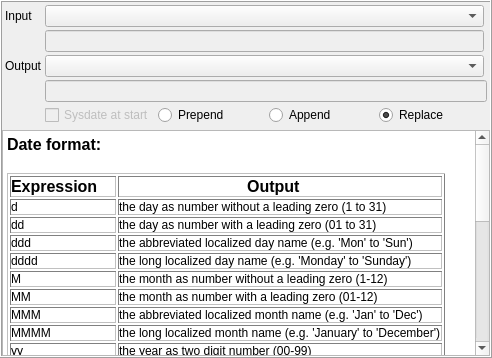
<?xml version="1.0" encoding="UTF-8"?>
<ui version="4.0">
 <class>DateManipulatorGUI</class>
 <widget class="QFrame" name="DateManipulatorGUI">
  <property name="geometry">
   <rect>
    <x>0</x>
    <y>0</y>
    <width>492</width>
    <height>358</height>
   </rect>
  </property>
  <property name="windowTitle">
   <string/>
  </property>
  <property name="frameShape">
   <enum>QFrame::Box</enum>
  </property>
  <property name="frameShadow">
   <enum>QFrame::Raised</enum>
  </property>
  <layout class="QVBoxLayout" name="mFrameLayout">
   <property name="spacing">
    <number>2</number>
   </property>
   <property name="leftMargin">
    <number>0</number>
   </property>
   <property name="topMargin">
    <number>0</number>
   </property>
   <property name="rightMargin">
    <number>0</number>
   </property>
   <property name="bottomMargin">
    <number>0</number>
   </property>
   <item>
    <layout class="QGridLayout" name="gridLayout" rowstretch="0,0,0,0,0,0" columnstretch="0,0,0">
     <property name="leftMargin">
      <number>3</number>
     </property>
     <property name="topMargin">
      <number>3</number>
     </property>
     <property name="rightMargin">
      <number>3</number>
     </property>
     <property name="bottomMargin">
      <number>3</number>
     </property>
     <property name="spacing">
      <number>3</number>
     </property>
     <item row="4" column="1" colspan="2">
      <widget class="QLineEdit" name="mOutputFormatTxt">
       <property name="enabled">
        <bool>false</bool>
       </property>
      </widget>
     </item>
     <item row="5" column="1" colspan="2">
      <layout class="QHBoxLayout" name="horizontalLayout">
       <item>
        <widget class="QCheckBox" name="mSysdateStartBox">
         <property name="enabled">
          <bool>false</bool>
         </property>
         <property name="toolTip">
          <string/>
         </property>
         <property name="text">
          <string>Sysdate at start</string>
         </property>
        </widget>
       </item>
       <item alignment="Qt::AlignTop">
        <widget class="QRadioButton" name="mPrependBtn">
         <property name="text">
          <string>Prepend</string>
         </property>
         <attribute name="buttonGroup">
          <string notr="true">mModeGroup</string>
         </attribute>
        </widget>
       </item>
       <item alignment="Qt::AlignTop">
        <widget class="QRadioButton" name="mAppendBtn">
         <property name="text">
          <string>Append</string>
         </property>
         <property name="autoExclusive">
          <bool>true</bool>
         </property>
         <attribute name="buttonGroup">
          <string notr="true">mModeGroup</string>
         </attribute>
        </widget>
       </item>
       <item alignment="Qt::AlignTop">
        <widget class="QRadioButton" name="mReplaceBtn">
         <property name="text">
          <string>Replace</string>
         </property>
         <property name="checked">
          <bool>true</bool>
         </property>
         <attribute name="buttonGroup">
          <string notr="true">mModeGroup</string>
         </attribute>
        </widget>
       </item>
      </layout>
     </item>
     <item row="2" column="1">
      <widget class="QLineEdit" name="mInputFormatTxt">
       <property name="enabled">
        <bool>false</bool>
       </property>
      </widget>
     </item>
     <item row="3" column="0">
      <widget class="QLabel" name="label_3">
       <property name="text">
        <string>Output</string>
       </property>
      </widget>
     </item>
     <item row="1" column="0">
      <widget class="QLabel" name="label">
       <property name="text">
        <string>Input</string>
       </property>
      </widget>
     </item>
     <item row="1" column="1">
      <widget class="QComboBox" name="mInputBox"/>
     </item>
     <item row="3" column="1">
      <widget class="QComboBox" name="mOutputBox"/>
     </item>
    </layout>
   </item>
   <item>
    <widget class="QTextEdit" name="textEdit">
     <property name="enabled">
      <bool>true</bool>
     </property>
     <property name="toolTip">
      <string/>
     </property>
     <property name="undoRedoEnabled">
      <bool>false</bool>
     </property>
     <property name="readOnly">
      <bool>true</bool>
     </property>
     <property name="html">
      <string>&lt;!DOCTYPE HTML PUBLIC &quot;-//W3C//DTD HTML 4.0//EN&quot; &quot;http://www.w3.org/TR/REC-html40/strict.dtd&quot;&gt;
&lt;html&gt;&lt;head&gt;&lt;meta name=&quot;qrichtext&quot; content=&quot;1&quot; /&gt;&lt;style type=&quot;text/css&quot;&gt;
p, li { white-space: pre-wrap; }
&lt;/style&gt;&lt;/head&gt;&lt;body style=&quot; font-family:'MS Shell Dlg 2'; font-size:8.25pt; font-weight:400; font-style:normal;&quot;&gt;
&lt;p style=&quot; margin-top:0px; margin-bottom:0px; margin-left:0px; margin-right:0px; -qt-block-indent:0; text-indent:0px;&quot;&gt;&lt;span style=&quot; font-size:12pt; font-weight:600;&quot;&gt;Date format:&lt;/span&gt;&lt;/p&gt;
&lt;p style=&quot;-qt-paragraph-type:empty; margin-top:0px; margin-bottom:0px; margin-left:0px; margin-right:0px; -qt-block-indent:0; text-indent:0px; font-size:12pt; font-weight:600;&quot;&gt;&lt;br /&gt;&lt;/p&gt;
&lt;p style=&quot;-qt-paragraph-type:empty; margin-top:0px; margin-bottom:0px; margin-left:0px; margin-right:0px; -qt-block-indent:0; text-indent:0px; font-size:8pt;&quot;&gt;&lt;br /&gt;&lt;/p&gt;
&lt;table border=&quot;1&quot; style=&quot; margin-top:0px; margin-bottom:0px; margin-left:0px; margin-right:0px;&quot; cellspacing=&quot;2&quot; cellpadding=&quot;0&quot;&gt;
&lt;tr&gt;
&lt;td&gt;
&lt;p align=&quot;center&quot; style=&quot; margin-top:0px; margin-bottom:0px; margin-left:0px; margin-right:0px; -qt-block-indent:0; text-indent:0px;&quot;&gt;&lt;span style=&quot; font-size:12pt; font-weight:600;&quot;&gt;Expression&lt;/span&gt;&lt;span style=&quot; font-size:12pt;&quot;&gt;    &lt;/span&gt;&lt;/p&gt;&lt;/td&gt;
&lt;td&gt;
&lt;p align=&quot;center&quot; style=&quot; margin-top:0px; margin-bottom:0px; margin-left:0px; margin-right:0px; -qt-block-indent:0; text-indent:0px;&quot;&gt;&lt;span style=&quot; font-size:12pt; font-weight:600;&quot;&gt;Output&lt;/span&gt;&lt;span style=&quot; font-size:12pt;&quot;&gt;   &lt;/span&gt;&lt;/p&gt;&lt;/td&gt;&lt;/tr&gt;
&lt;tr&gt;
&lt;td&gt;
&lt;p style=&quot; margin-top:0px; margin-bottom:0px; margin-left:0px; margin-right:0px; -qt-block-indent:0; text-indent:0px;&quot;&gt;&lt;span style=&quot; font-size:9pt;&quot;&gt;d &lt;/span&gt;&lt;/p&gt;&lt;/td&gt;
&lt;td&gt;
&lt;p style=&quot; margin-top:0px; margin-bottom:0px; margin-left:0px; margin-right:0px; -qt-block-indent:0; text-indent:0px;&quot;&gt;&lt;span style=&quot; font-size:9pt;&quot;&gt;the day as number without a leading zero (1 to 31)   &lt;/span&gt;&lt;/p&gt;&lt;/td&gt;&lt;/tr&gt;
&lt;tr&gt;
&lt;td&gt;
&lt;p style=&quot; margin-top:0px; margin-bottom:0px; margin-left:0px; margin-right:0px; -qt-block-indent:0; text-indent:0px;&quot;&gt;&lt;span style=&quot; font-size:9pt;&quot;&gt;dd&lt;/span&gt;&lt;/p&gt;&lt;/td&gt;
&lt;td&gt;
&lt;p style=&quot; margin-top:0px; margin-bottom:0px; margin-left:0px; margin-right:0px; -qt-block-indent:0; text-indent:0px;&quot;&gt;&lt;span style=&quot; font-size:9pt;&quot;&gt;the day as number with a leading zero (01 to 31)&lt;/span&gt;&lt;/p&gt;&lt;/td&gt;&lt;/tr&gt;
&lt;tr&gt;
&lt;td&gt;
&lt;p style=&quot; margin-top:0px; margin-bottom:0px; margin-left:0px; margin-right:0px; -qt-block-indent:0; text-indent:0px;&quot;&gt;&lt;span style=&quot; font-size:9pt;&quot;&gt;ddd&lt;/span&gt;&lt;/p&gt;&lt;/td&gt;
&lt;td&gt;
&lt;p style=&quot; margin-top:0px; margin-bottom:0px; margin-left:0px; margin-right:0px; -qt-block-indent:0; text-indent:0px;&quot;&gt;&lt;span style=&quot; font-size:9pt;&quot;&gt;the abbreviated localized day name (e.g. 'Mon' to 'Sun')&lt;/span&gt;&lt;/p&gt;&lt;/td&gt;&lt;/tr&gt;
&lt;tr&gt;
&lt;td&gt;
&lt;p style=&quot; margin-top:0px; margin-bottom:0px; margin-left:0px; margin-right:0px; -qt-block-indent:0; text-indent:0px;&quot;&gt;&lt;span style=&quot; font-size:9pt;&quot;&gt;dddd&lt;/span&gt;&lt;/p&gt;&lt;/td&gt;
&lt;td&gt;
&lt;p style=&quot; margin-top:0px; margin-bottom:0px; margin-left:0px; margin-right:0px; -qt-block-indent:0; text-indent:0px;&quot;&gt;&lt;span style=&quot; font-size:9pt;&quot;&gt;the long localized day name (e.g. 'Monday' to 'Sunday')&lt;/span&gt;&lt;/p&gt;&lt;/td&gt;&lt;/tr&gt;
&lt;tr&gt;
&lt;td&gt;
&lt;p style=&quot; margin-top:0px; margin-bottom:0px; margin-left:0px; margin-right:0px; -qt-block-indent:0; text-indent:0px;&quot;&gt;&lt;span style=&quot; font-size:9pt;&quot;&gt;M&lt;/span&gt;&lt;/p&gt;&lt;/td&gt;
&lt;td&gt;
&lt;p style=&quot; margin-top:0px; margin-bottom:0px; margin-left:0px; margin-right:0px; -qt-block-indent:0; text-indent:0px;&quot;&gt;&lt;span style=&quot; font-size:9pt;&quot;&gt;the month as number without a leading zero (1-12)&lt;/span&gt;&lt;/p&gt;&lt;/td&gt;&lt;/tr&gt;
&lt;tr&gt;
&lt;td&gt;
&lt;p style=&quot; margin-top:0px; margin-bottom:0px; margin-left:0px; margin-right:0px; -qt-block-indent:0; text-indent:0px;&quot;&gt;&lt;span style=&quot; font-size:9pt;&quot;&gt;MM&lt;/span&gt;&lt;/p&gt;&lt;/td&gt;
&lt;td&gt;
&lt;p style=&quot; margin-top:0px; margin-bottom:0px; margin-left:0px; margin-right:0px; -qt-block-indent:0; text-indent:0px;&quot;&gt;&lt;span style=&quot; font-size:9pt;&quot;&gt;the month as number with a leading zero (01-12)&lt;/span&gt;&lt;/p&gt;&lt;/td&gt;&lt;/tr&gt;
&lt;tr&gt;
&lt;td&gt;
&lt;p style=&quot; margin-top:0px; margin-bottom:0px; margin-left:0px; margin-right:0px; -qt-block-indent:0; text-indent:0px;&quot;&gt;&lt;span style=&quot; font-size:9pt;&quot;&gt;MMM&lt;/span&gt;&lt;/p&gt;&lt;/td&gt;
&lt;td&gt;
&lt;p style=&quot; margin-top:0px; margin-bottom:0px; margin-left:0px; margin-right:0px; -qt-block-indent:0; text-indent:0px;&quot;&gt;&lt;span style=&quot; font-size:9pt;&quot;&gt;the abbreviated localized month name (e.g. 'Jan' to 'Dec')&lt;/span&gt;&lt;/p&gt;&lt;/td&gt;&lt;/tr&gt;
&lt;tr&gt;
&lt;td&gt;
&lt;p style=&quot; margin-top:0px; margin-bottom:0px; margin-left:0px; margin-right:0px; -qt-block-indent:0; text-indent:0px;&quot;&gt;&lt;span style=&quot; font-size:9pt;&quot;&gt;MMMM&lt;/span&gt;&lt;/p&gt;&lt;/td&gt;
&lt;td&gt;
&lt;p style=&quot; margin-top:0px; margin-bottom:0px; margin-left:0px; margin-right:0px; -qt-block-indent:0; text-indent:0px;&quot;&gt;&lt;span style=&quot; font-size:9pt;&quot;&gt;the long localized month name (e.g. 'January' to 'December')&lt;/span&gt;&lt;/p&gt;&lt;/td&gt;&lt;/tr&gt;
&lt;tr&gt;
&lt;td&gt;
&lt;p style=&quot; margin-top:0px; margin-bottom:0px; margin-left:0px; margin-right:0px; -qt-block-indent:0; text-indent:0px;&quot;&gt;&lt;span style=&quot; font-size:9pt;&quot;&gt;yy&lt;/span&gt;&lt;/p&gt;&lt;/td&gt;
&lt;td&gt;
&lt;p style=&quot; margin-top:0px; margin-bottom:0px; margin-left:0px; margin-right:0px; -qt-block-indent:0; text-indent:0px;&quot;&gt;&lt;span style=&quot; font-size:9pt;&quot;&gt;the year as two digit number (00-99)&lt;/span&gt;&lt;/p&gt;&lt;/td&gt;&lt;/tr&gt;
&lt;tr&gt;
&lt;td&gt;
&lt;p style=&quot; margin-top:0px; margin-bottom:0px; margin-left:0px; margin-right:0px; -qt-block-indent:0; text-indent:0px;&quot;&gt;&lt;span style=&quot; font-size:9pt;&quot;&gt;yyyy&lt;/span&gt;&lt;/p&gt;&lt;/td&gt;
&lt;td&gt;
&lt;p style=&quot; margin-top:0px; margin-bottom:0px; margin-left:0px; margin-right:0px; -qt-block-indent:0; text-indent:0px;&quot;&gt;&lt;span style=&quot; font-size:9pt;&quot;&gt;the year as four digit number&lt;/span&gt;&lt;/p&gt;&lt;/td&gt;&lt;/tr&gt;&lt;/table&gt;
&lt;p style=&quot;-qt-paragraph-type:empty; margin-top:0px; margin-bottom:0px; margin-left:0px; margin-right:0px; -qt-block-indent:0; text-indent:0px; font-size:8pt;&quot;&gt;&lt;br /&gt;&lt;/p&gt;
&lt;p style=&quot;-qt-paragraph-type:empty; margin-top:0px; margin-bottom:0px; margin-left:0px; margin-right:0px; -qt-block-indent:0; text-indent:0px; font-size:8pt;&quot;&gt;&lt;br /&gt;&lt;/p&gt;
&lt;p style=&quot;-qt-paragraph-type:empty; margin-top:0px; margin-bottom:0px; margin-left:0px; margin-right:0px; -qt-block-indent:0; text-indent:0px; font-size:8pt;&quot;&gt;&lt;br /&gt;&lt;/p&gt;
&lt;p style=&quot; margin-top:0px; margin-bottom:0px; margin-left:0px; margin-right:0px; -qt-block-indent:0; text-indent:0px;&quot;&gt;&lt;span style=&quot; font-size:12pt; font-weight:600;&quot;&gt;Time format:&lt;/span&gt;&lt;/p&gt;
&lt;p style=&quot;-qt-paragraph-type:empty; margin-top:0px; margin-bottom:0px; margin-left:0px; margin-right:0px; -qt-block-indent:0; text-indent:0px; font-size:12pt; font-weight:600;&quot;&gt;&lt;br /&gt;&lt;/p&gt;
&lt;p style=&quot;-qt-paragraph-type:empty; margin-top:0px; margin-bottom:0px; margin-left:0px; margin-right:0px; -qt-block-indent:0; text-indent:0px; font-size:8pt;&quot;&gt;&lt;br /&gt;&lt;/p&gt;
&lt;table border=&quot;1&quot; style=&quot; margin-top:0px; margin-bottom:0px; margin-left:0px; margin-right:0px;&quot; cellspacing=&quot;2&quot; cellpadding=&quot;0&quot;&gt;
&lt;tr&gt;
&lt;td&gt;
&lt;p align=&quot;center&quot; style=&quot; margin-top:0px; margin-bottom:0px; margin-left:0px; margin-right:0px; -qt-block-indent:0; text-indent:0px;&quot;&gt;&lt;span style=&quot; font-size:12pt; font-weight:600;&quot;&gt;Expression&lt;/span&gt;&lt;span style=&quot; font-size:12pt;&quot;&gt;    &lt;/span&gt;&lt;/p&gt;&lt;/td&gt;
&lt;td&gt;
&lt;p align=&quot;center&quot; style=&quot; margin-top:0px; margin-bottom:0px; margin-left:0px; margin-right:0px; -qt-block-indent:0; text-indent:0px;&quot;&gt;&lt;span style=&quot; font-size:12pt; font-weight:600;&quot;&gt;Output&lt;/span&gt;&lt;span style=&quot; font-size:12pt;&quot;&gt;   &lt;/span&gt;&lt;/p&gt;&lt;/td&gt;&lt;/tr&gt;
&lt;tr&gt;
&lt;td&gt;
&lt;p style=&quot; margin-top:0px; margin-bottom:0px; margin-left:0px; margin-right:0px; -qt-block-indent:0; text-indent:0px;&quot;&gt;&lt;span style=&quot; font-size:8pt;&quot;&gt;h&lt;/span&gt;&lt;/p&gt;&lt;/td&gt;
&lt;td&gt;
&lt;p style=&quot; margin-top:0px; margin-bottom:0px; margin-left:0px; margin-right:0px; -qt-block-indent:0; text-indent:0px;&quot;&gt;&lt;span style=&quot; font-size:8pt;&quot;&gt;the hour without a leading zero (0 to 23 or 1 to 12 if AM/PM display)&lt;/span&gt;&lt;span style=&quot; font-size:9pt;&quot;&gt; &lt;/span&gt;&lt;/p&gt;&lt;/td&gt;&lt;/tr&gt;
&lt;tr&gt;
&lt;td&gt;
&lt;p style=&quot; margin-top:0px; margin-bottom:0px; margin-left:0px; margin-right:0px; -qt-block-indent:0; text-indent:0px;&quot;&gt;&lt;span style=&quot; font-size:8pt;&quot;&gt;hh&lt;/span&gt;&lt;/p&gt;&lt;/td&gt;
&lt;td&gt;
&lt;p style=&quot; margin-top:0px; margin-bottom:0px; margin-left:0px; margin-right:0px; -qt-block-indent:0; text-indent:0px;&quot;&gt;&lt;span style=&quot; font-size:8pt;&quot;&gt;the hour with a leading zero (00 to 23 or 01 to 12 if AM/PM display)&lt;/span&gt;&lt;/p&gt;&lt;/td&gt;&lt;/tr&gt;
&lt;tr&gt;
&lt;td&gt;
&lt;p style=&quot; margin-top:0px; margin-bottom:0px; margin-left:0px; margin-right:0px; -qt-block-indent:0; text-indent:0px;&quot;&gt;&lt;span style=&quot; font-size:8pt;&quot;&gt;H&lt;/span&gt;&lt;/p&gt;&lt;/td&gt;
&lt;td&gt;
&lt;p style=&quot; margin-top:0px; margin-bottom:0px; margin-left:0px; margin-right:0px; -qt-block-indent:0; text-indent:0px;&quot;&gt;&lt;span style=&quot; font-size:8pt;&quot;&gt;the hour without a leading zero (0 to 23, even with AM/PM display)&lt;/span&gt;&lt;/p&gt;&lt;/td&gt;&lt;/tr&gt;
&lt;tr&gt;
&lt;td&gt;
&lt;p style=&quot; margin-top:0px; margin-bottom:0px; margin-left:0px; margin-right:0px; -qt-block-indent:0; text-indent:0px;&quot;&gt;&lt;span style=&quot; font-size:8pt;&quot;&gt;HH&lt;/span&gt;&lt;/p&gt;&lt;/td&gt;
&lt;td&gt;
&lt;p style=&quot; margin-top:0px; margin-bottom:0px; margin-left:0px; margin-right:0px; -qt-block-indent:0; text-indent:0px;&quot;&gt;&lt;span style=&quot; font-size:8pt;&quot;&gt;the hour with a leading zero (00 to 23, even with AM/PM display)&lt;/span&gt;&lt;/p&gt;&lt;/td&gt;&lt;/tr&gt;
&lt;tr&gt;
&lt;td&gt;
&lt;p style=&quot; margin-top:0px; margin-bottom:0px; margin-left:0px; margin-right:0px; -qt-block-indent:0; text-indent:0px;&quot;&gt;&lt;span style=&quot; font-size:8pt;&quot;&gt;m&lt;/span&gt;&lt;/p&gt;&lt;/td&gt;
&lt;td&gt;
&lt;p style=&quot; margin-top:0px; margin-bottom:0px; margin-left:0px; margin-right:0px; -qt-block-indent:0; text-indent:0px;&quot;&gt;&lt;span style=&quot; font-size:8pt;&quot;&gt;the minute without a leading zero (0 to 59)&lt;/span&gt;&lt;/p&gt;&lt;/td&gt;&lt;/tr&gt;
&lt;tr&gt;
&lt;td&gt;
&lt;p style=&quot; margin-top:0px; margin-bottom:0px; margin-left:0px; margin-right:0px; -qt-block-indent:0; text-indent:0px;&quot;&gt;&lt;span style=&quot; font-size:8pt;&quot;&gt;mm&lt;/span&gt;&lt;/p&gt;&lt;/td&gt;
&lt;td&gt;
&lt;p style=&quot; margin-top:0px; margin-bottom:0px; margin-left:0px; margin-right:0px; -qt-block-indent:0; text-indent:0px;&quot;&gt;&lt;span style=&quot; font-size:8pt;&quot;&gt;the minute with a leading zero (00 to 59)&lt;/span&gt;&lt;/p&gt;&lt;/td&gt;&lt;/tr&gt;
&lt;tr&gt;
&lt;td&gt;
&lt;p style=&quot; margin-top:0px; margin-bottom:0px; margin-left:0px; margin-right:0px; -qt-block-indent:0; text-indent:0px;&quot;&gt;&lt;span style=&quot; font-size:8pt;&quot;&gt;s&lt;/span&gt;&lt;/p&gt;&lt;/td&gt;
&lt;td&gt;
&lt;p style=&quot; margin-top:0px; margin-bottom:0px; margin-left:0px; margin-right:0px; -qt-block-indent:0; text-indent:0px;&quot;&gt;&lt;span style=&quot; font-size:8pt;&quot;&gt;the second without a leading zero (0 to 59)&lt;/span&gt;&lt;/p&gt;&lt;/td&gt;&lt;/tr&gt;
&lt;tr&gt;
&lt;td&gt;
&lt;p style=&quot; margin-top:0px; margin-bottom:0px; margin-left:0px; margin-right:0px; -qt-block-indent:0; text-indent:0px;&quot;&gt;&lt;span style=&quot; font-size:8pt;&quot;&gt;ss&lt;/span&gt;&lt;/p&gt;&lt;/td&gt;
&lt;td&gt;
&lt;p style=&quot; margin-top:0px; margin-bottom:0px; margin-left:0px; margin-right:0px; -qt-block-indent:0; text-indent:0px;&quot;&gt;&lt;span style=&quot; font-size:8pt;&quot;&gt;the second with a leading zero (00 to 59)&lt;/span&gt;&lt;/p&gt;&lt;/td&gt;&lt;/tr&gt;
&lt;tr&gt;
&lt;td&gt;
&lt;p style=&quot; margin-top:0px; margin-bottom:0px; margin-left:0px; margin-right:0px; -qt-block-indent:0; text-indent:0px;&quot;&gt;&lt;span style=&quot; font-size:8pt;&quot;&gt;z&lt;/span&gt;&lt;/p&gt;&lt;/td&gt;
&lt;td&gt;
&lt;p style=&quot; margin-top:0px; margin-bottom:0px; margin-left:0px; margin-right:0px; -qt-block-indent:0; text-indent:0px;&quot;&gt;&lt;span style=&quot; font-size:8pt;&quot;&gt;the milliseconds without leading zeroes (0 to 999)&lt;/span&gt;&lt;/p&gt;&lt;/td&gt;&lt;/tr&gt;
&lt;tr&gt;
&lt;td&gt;
&lt;p style=&quot; margin-top:0px; margin-bottom:0px; margin-left:0px; margin-right:0px; -qt-block-indent:0; text-indent:0px;&quot;&gt;&lt;span style=&quot; font-size:8pt;&quot;&gt;zzz&lt;/span&gt;&lt;/p&gt;&lt;/td&gt;
&lt;td&gt;
&lt;p style=&quot; margin-top:0px; margin-bottom:0px; margin-left:0px; margin-right:0px; -qt-block-indent:0; text-indent:0px;&quot;&gt;&lt;span style=&quot; font-size:8pt;&quot;&gt;the milliseconds with leading zeroes (000 to 999)&lt;/span&gt;&lt;/p&gt;&lt;/td&gt;&lt;/tr&gt;
&lt;tr&gt;
&lt;td&gt;
&lt;p style=&quot; margin-top:0px; margin-bottom:0px; margin-left:0px; margin-right:0px; -qt-block-indent:0; text-indent:0px;&quot;&gt;&lt;span style=&quot; font-size:8pt;&quot;&gt;AP or A&lt;/span&gt;&lt;/p&gt;&lt;/td&gt;
&lt;td&gt;
&lt;p style=&quot; margin-top:0px; margin-bottom:0px; margin-left:0px; margin-right:0px; -qt-block-indent:0; text-indent:0px;&quot;&gt;&lt;span style=&quot; font-size:8pt;&quot;&gt;interpret as an AM/PM time. &lt;/span&gt;&lt;span style=&quot; font-size:8pt; font-style:italic;&quot;&gt;AP&lt;/span&gt;&lt;span style=&quot; font-size:8pt;&quot;&gt; must be either &amp;quot;AM&amp;quot; or &amp;quot;PM&amp;quot;.&lt;/span&gt;&lt;/p&gt;&lt;/td&gt;&lt;/tr&gt;
&lt;tr&gt;
&lt;td&gt;
&lt;p style=&quot; margin-top:0px; margin-bottom:0px; margin-left:0px; margin-right:0px; -qt-block-indent:0; text-indent:0px;&quot;&gt;&lt;span style=&quot; font-size:8pt;&quot;&gt;ap or a&lt;/span&gt;&lt;/p&gt;&lt;/td&gt;
&lt;td&gt;
&lt;p style=&quot; margin-top:0px; margin-bottom:0px; margin-left:0px; margin-right:0px; -qt-block-indent:0; text-indent:0px;&quot;&gt;&lt;span style=&quot; font-size:8pt;&quot;&gt;Interpret as an AM/PM time. &lt;/span&gt;&lt;span style=&quot; font-size:8pt; font-style:italic;&quot;&gt;ap&lt;/span&gt;&lt;span style=&quot; font-size:8pt;&quot;&gt; must be either &amp;quot;am&amp;quot; or &amp;quot;pm&amp;quot;.&lt;/span&gt;&lt;/p&gt;&lt;/td&gt;&lt;/tr&gt;&lt;/table&gt;
&lt;p style=&quot;-qt-paragraph-type:empty; margin-top:0px; margin-bottom:0px; margin-left:0px; margin-right:0px; -qt-block-indent:0; text-indent:0px; font-size:8pt;&quot;&gt;&lt;br /&gt;&lt;/p&gt;&lt;/body&gt;&lt;/html&gt;</string>
     </property>
    </widget>
   </item>
  </layout>
 </widget>
 <resources/>
 <connections>
  <connection>
   <sender>mOutputFormatTxt</sender>
   <signal>textChanged(QString)</signal>
   <receiver>DateManipulatorGUI</receiver>
   <slot>onTextChanged(QString)</slot>
   <hints>
    <hint type="sourcelabel">
     <x>249</x>
     <y>13</y>
    </hint>
    <hint type="destinationlabel">
     <x>231</x>
     <y>104</y>
    </hint>
   </hints>
  </connection>
  <connection>
   <sender>mAppendBtn</sender>
   <signal>clicked()</signal>
   <receiver>DateManipulatorGUI</receiver>
   <slot>onAppend()</slot>
   <hints>
    <hint type="sourcelabel">
     <x>308</x>
     <y>36</y>
    </hint>
    <hint type="destinationlabel">
     <x>231</x>
     <y>69</y>
    </hint>
   </hints>
  </connection>
  <connection>
   <sender>mPrependBtn</sender>
   <signal>clicked()</signal>
   <receiver>DateManipulatorGUI</receiver>
   <slot>onPrepend()</slot>
   <hints>
    <hint type="sourcelabel">
     <x>206</x>
     <y>36</y>
    </hint>
    <hint type="destinationlabel">
     <x>231</x>
     <y>69</y>
    </hint>
   </hints>
  </connection>
  <connection>
   <sender>mReplaceBtn</sender>
   <signal>clicked()</signal>
   <receiver>DateManipulatorGUI</receiver>
   <slot>onReplace()</slot>
   <hints>
    <hint type="sourcelabel">
     <x>410</x>
     <y>36</y>
    </hint>
    <hint type="destinationlabel">
     <x>231</x>
     <y>69</y>
    </hint>
   </hints>
  </connection>
  <connection>
   <sender>mInputFormatTxt</sender>
   <signal>textChanged(QString)</signal>
   <receiver>DateManipulatorGUI</receiver>
   <slot>onTextChanged(QString)</slot>
   <hints>
    <hint type="sourcelabel">
     <x>280</x>
     <y>36</y>
    </hint>
    <hint type="destinationlabel">
     <x>245</x>
     <y>178</y>
    </hint>
   </hints>
  </connection>
  <connection>
   <sender>mOutputBox</sender>
   <signal>currentIndexChanged(int)</signal>
   <receiver>DateManipulatorGUI</receiver>
   <slot>onOutputFormat(int)</slot>
   <hints>
    <hint type="sourcelabel">
     <x>280</x>
     <y>79</y>
    </hint>
    <hint type="destinationlabel">
     <x>245</x>
     <y>178</y>
    </hint>
   </hints>
  </connection>
  <connection>
   <sender>mInputBox</sender>
   <signal>currentIndexChanged(int)</signal>
   <receiver>DateManipulatorGUI</receiver>
   <slot>onInputFormat(int)</slot>
   <hints>
    <hint type="sourcelabel">
     <x>280</x>
     <y>13</y>
    </hint>
    <hint type="destinationlabel">
     <x>245</x>
     <y>178</y>
    </hint>
   </hints>
  </connection>
  <connection>
   <sender>mSysdateStartBox</sender>
   <signal>clicked(bool)</signal>
   <receiver>DateManipulatorGUI</receiver>
   <slot>onSysdateStart(bool)</slot>
   <hints>
    <hint type="sourcelabel">
     <x>95</x>
     <y>105</y>
    </hint>
    <hint type="destinationlabel">
     <x>245</x>
     <y>178</y>
    </hint>
   </hints>
  </connection>
 </connections>
 <slots>
  <slot>onPrepend()</slot>
  <slot>onAppend()</slot>
  <slot>onReplace()</slot>
  <slot>onTextChanged(QString)</slot>
  <slot>onInputFormat(int)</slot>
  <slot>onOutputFormat(int)</slot>
  <slot>onSysdateStart(bool)</slot>
 </slots>
 <buttongroups>
  <buttongroup name="mModeGroup"/>
 </buttongroups>
</ui>
